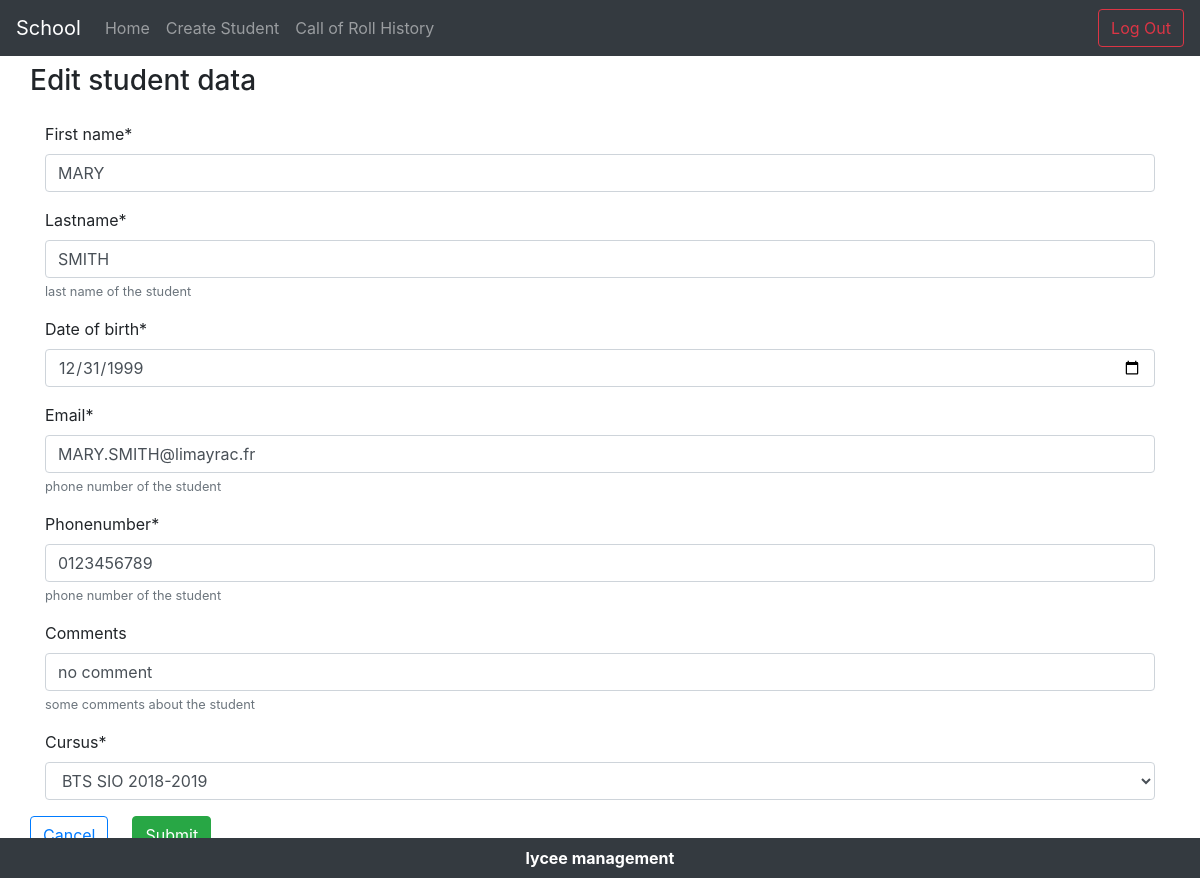
The app's page /lycee/student/edit/5 (signed in) with its own data.
### lycee/models.py (models this page shows, shortened)
class Student(models.Model):
  first_name = models.CharField(
    max_length=50,
    blank=False,
    null=False
    )
  birth_date = models.DateField(
    verbose_name='date of birth',
    blank=False,
    null=True
    )
  last_name = models.CharField(
    verbose_name="lastname",
    help_text="last name of the student",
    blank=False, # pas de champ vide
    null=False, # pas de champ null (a conjuguer avec default
    max_length=255, # taille maximale du champ
    )
  phone = models.CharField(
    verbose_name="phonenumber",
    help_text="phone number of the student",
    blank=False, # pas de champ vide
    null=False, # pas de champ null (a conjuguer avec default
    default="0999999999",
    max_length=10, # taille maximale du champ
    )
  email = models.EmailField(
    verbose_name="email",
    help_text="phone number of the student",
    blank=False, # pas de champ vide
    null=False, # pas de champ null (a conjuguer avec default
    default="x@y.z",
    max_length=255, # taille maximale du champ
    )
  comments = models.CharField(
    verbose_name="comments",
    help_text="some comments about the student",
    blank=True,
    null=False, # pas de champ null (a conjuguer avec default
    max_length=255, # taille maximale du champ
    )
  cursus = models.ForeignKey(
    Cursus,
    on_delete=models.CASCADE, # necessaire selon la version de Django
    null=True
    )

### lycee/views.py (the view, shortened to what this page needs)
# urls.py: url(r'^student/edit/(?P<pk>\d+)$', StudentEditView.as_view(), name='update_student'),
class StudentEditView(UpdateView):
  model = Student
  form_class = StudentForm
  template_name = "lycee/student/student_update_form.html"
  template_name_suffix = '_update_form'

### lycee/form.py
class StudentForm(ModelForm):
  class Meta:
    model = Student
    fields = (
      "first_name",
      "last_name",
      "birth_date",
      "email",
      "phone",
      "comments",
      "cursus",
    )
    widgets = {
        'birth_date': forms.DateInput(format=('%Y-%m-%d'), attrs={'class':'form-control datepicker', 'type':'date'}),
        }

### lycee/models.py (called while the page is built)
  def __str__(self):
    return self.name + " " + self.scholar_year

### lycee/templates/lycee/student/student_update_form.html (shortened to what this page needs)
{% extends "master.html" %}
{% if student %}
    {% block title %}
        Edit student data
    {% endblock %}
    {% block content %}
      {% load crispy_forms_tags %}
      <form method="post" class="mt-3">
        {{ form|crispy }}
        <div class="boutons row">
            <button class="btn btn-outline-primary mr-4"><a href="/lycee/">Cancel</a></button>
            <button type="submit" class="btn btn-success radius d-flex">Submit</button>
        </div>
    </form>
    {% endblock %}
{% else %}
     <p>No student to show.</p>
{% endif %}

### records on screen
Student: first_name "MARY", last_name "SMITH", birth_date "12/31/1999", email "MARY.SMITH@limayrac.fr", phone "0123456789", comments "no comment", cursus "BTS SIO 2018-2019"
